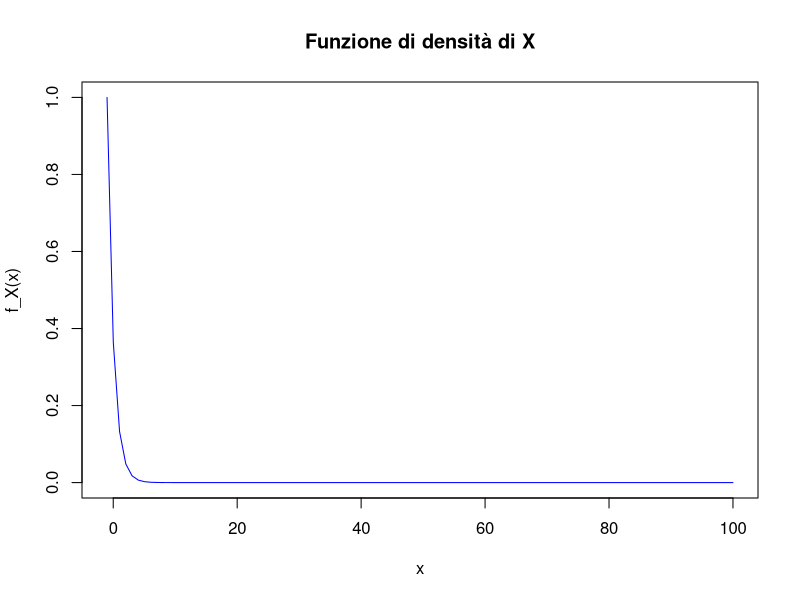
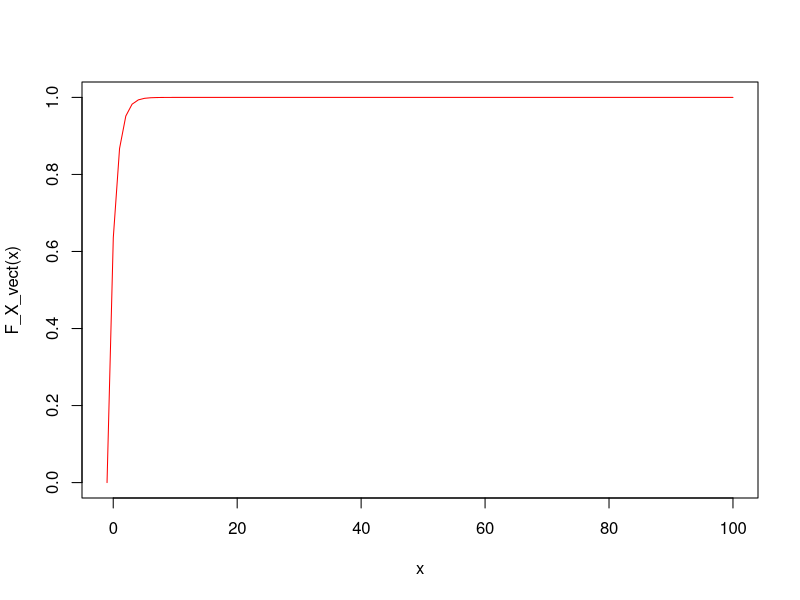

Reproduce these figures in R, in order.
## ---- chunk 1
knitr::opts_chunk$set(echo = TRUE)
## ---- chunk 2
# Numero totale di studenti
n_total <- 24

# Studenti che indossano ogni tipo di abbigliamento
n_jeans <- 7
n_pantaloncini <- 4
n_gonne <- 8
n_leggings <- n_total - (n_jeans + n_pantaloncini + n_gonne)

# Combinazioni totali per scegliere 3 studenti su 24
total_combinations <- choose(n_total, 3)

# Combinazioni favorevoli: 1 studente con leggings e 2 con jeans
favorable_combinations <- choose(n_leggings, 1) * choose(n_jeans, 2)

# Probabilità
probability <- favorable_combinations / total_combinations
probability
## ---- chunk 3
# Numero totale di biglietti
n_total <- 500

# Numero di biglietti vincenti
n_vincenti <- 6

# Numero di biglietti non vincenti
n_non_vincenti <- n_total - n_vincenti

# Numero di biglietti scelti
n_scelti <- 12

# Combinazioni totali per scegliere 12 biglietti su 500
total_combinations <- choose(n_total, n_scelti)

# Combinazioni favorevoli: 1 biglietto vincente e 11 non vincenti
favorable_combinations <- choose(n_vincenti, 1) * choose(n_non_vincenti, 11)

# Probabilità dell'evento A
probability <- favorable_combinations / total_combinations
probability

## ---- chunk 4
to_integrate <- function(x){ exp(-x) }

# Determinazione della costante di normalizzazione k
k <- 1 / integrate(to_integrate, lower = -1, upper = Inf)$value

# Rappresentazione grafica della funzione di densità
curve(k * to_integrate(x), from = -1, to = 100, col = "blue", ylab = "f_X(x)", xlab = "x", main = "Funzione di densità di X")

# Calcolo del valore atteso E[X]
expected_value <- integrate(function(x) x * k * to_integrate(x), lower = -1, upper = Inf)$value
expected_value

# Calcolo della moda di X, con limite superiore finito
mode_value <- optimize(function(x) -k * to_integrate(x), lower = -1, upper = 5)$minimum
mode_value

# Calcolo della mediana di X (trovare m tale che F_X(m) = 0.5)
median_value <- uniroot(function(m) integrate(function(x) k * to_integrate(x), lower = -1, upper = m)$value - 0.5, lower = -1, upper = 10)$root
median_value   

# Rappresentazione grafica della funzione di ripartizione
F_X <- function(x) {
  if (x < -1) {
    return(0)
  } else {
    return(integrate(function(t) k * exp(-t), lower = -1, upper = x)$value)
  }
}

F_X_vect = Vectorize(F_X, "x")

curve(F_X_vect(x), -1, 100, col="red")
